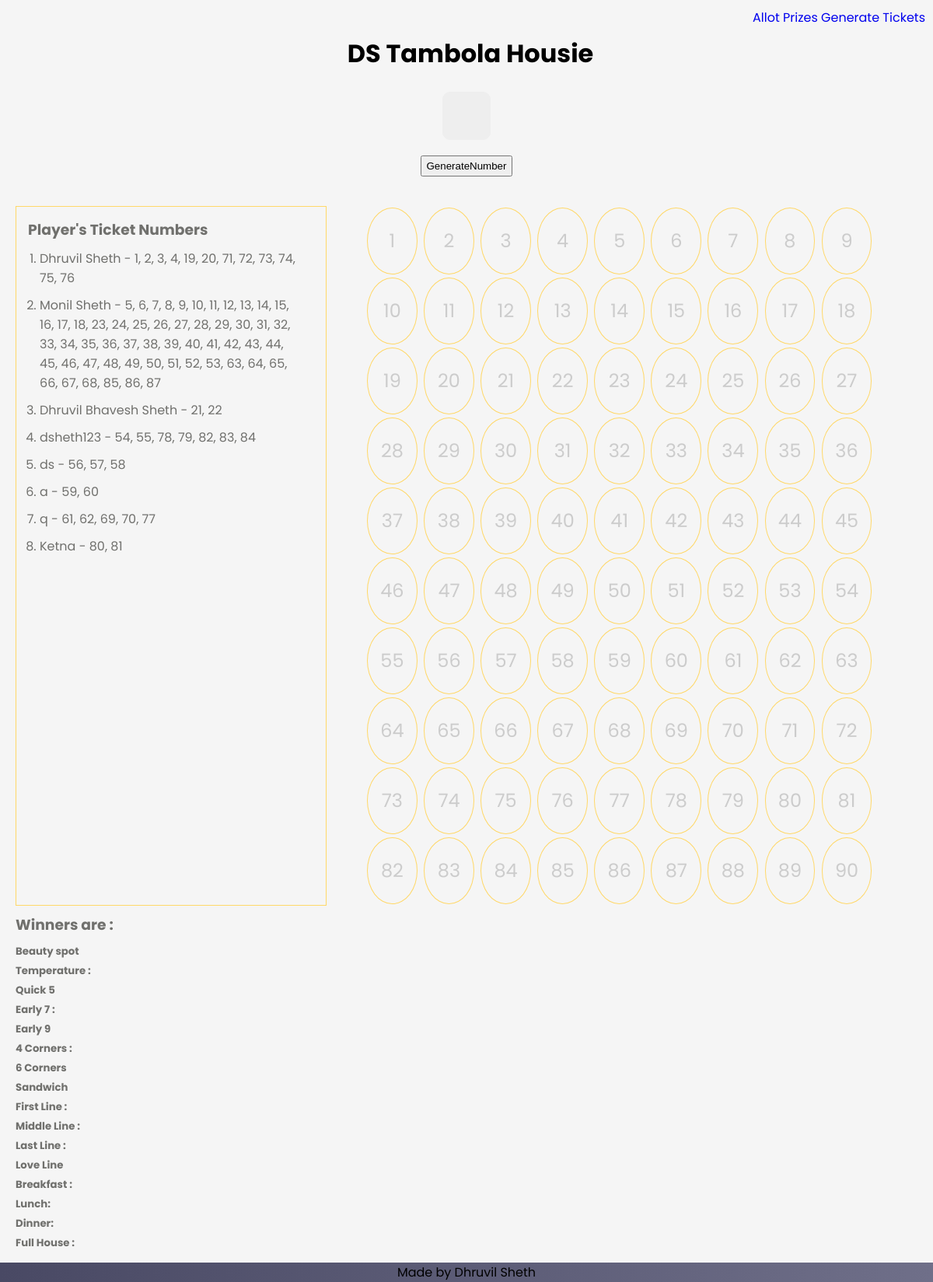
The page / on the database its author committed.
### app.py (models this page shows, shortened)
class Player(db.Model):
    player_id = db.Column(db.Integer, primary_key = True,  autoincrement=True)
    name = db.Column(db.String(50),nullable = False)
    contact = db.Column(db.String(10),nullable = False)
    tickets = db.relationship('Ticket', backref='player', lazy=True)

### app.py (the view)
@app.route('/',methods=['GET','POST'])
def index():
    print(request.method)
    if request.method == 'POST':
        if request.form['submit'] == 'GenerateNumber':
            newnum = GenerateRandomButton(board)
            board.append(newnum)
            return  redirect(url_for('index'))
    else:
        playerList = Player.query.join(Ticket).add_columns(Player.player_id,Player.name,Ticket.ticket_id)
        mapp=dict()
        for i in playerList:
            print(i[1],i[2],i[3])
            if i[2] in mapp:
                mapp[i[2]].append(str(i[3]))
            else:
                mapp[i[2]]=[str(i[3])]
        print(mapp)
    return render_template('index.html',board=board,len=len(board),players=mapp)

### Templates/index.html (shortened to what this page needs)
{% extends 'base.html' %}
{% block body %}
   <div class="container">
        <nav>
            <a href="{{ url_for('allotPrizes') }}">Allot Prizes</a>
            <a href="{{ url_for('genTickets') }}">Generate Tickets</a>
        </nav>
        <header>
        <h1>DS Tambola Housie</h1>
        </header>
        <div class="genBox">
            <div id="numberGen">{{board[len-1]}}</div>
            <div class="buttons">
                <form action="" method="POST">
                <input type="submit" id="submit" name="submit" value="GenerateNumber">
                </form>
            </div>
        </div>
        <div class="content">
            <div class="players">
                <h3>Player's Ticket Numbers</h3>
                <ol style="margin: 5px;">
                    {% for player in players %}
                    {% set mytkt = ', '.join(players[player]) %}
                    <li style="margin: 10px;">
                        {{player}} - {{mytkt}}
                    </li>
                    {% endfor %}
                </ol>
            </div>
            <div class="boardBox">
                <div class="num" id="num-1">1</div>
                <div class="num" id="num-2">2</div>
                <div class="num" id="num-3">3</div>
                <div class="num" id="num-4">4</div>
                <div class="num" id="num-5">5</div>
                <div class="num" id="num-6">6</div>
                <div class="num" id="num-7">7</div>
                <div class="num" id="num-8">8</div>
                <div class="num" id="num-9">9</div>
                <div class="num" id="num-10">10</div>
                <div class="num" id="num-11">11</div>
                <div class="num" id="num-12">12</div>
                <div class="num" id="num-13">13</div>
                <div class="num" id="num-14">14</div>
                <div class="num" id="num-15">15</div>
                <div class="num" id="num-16">16</div>
                <div class="num" id="num-17">17</div>
                <div class="num" id="num-18">18</div>
                <div class="num" id="num-19">19</div>
                <div class="num" id="num-20">20</div>
                <div class="num" id="num-21">21</div>
                <div class="num" id="num-22">22</div>
                <div class="num" id="num-23">23</div>
                <div class="num" id="num-24">24</div>
                <div class="num" id="num-25">25</div>
                <div class="num" id="num-26">26</div>
                <div class="num" id="num-27">27</div>
                <div class="num" id="num-28">28</div>
                <div class="num" id="num-29">29</div>
                <div class="num" id="num-30">30</div>
                <div class="num" id="num-31">31</div>
                <div class="num" id="num-32">32</div>
                <div class="num" id="num-33">33</div>
                <div class="num" id="num-34">34</div>
                <div class="num" id="num-35">35</div>
                <div class="num" id="num-36">36</div>
                <div class="num" id="num-37">37</div>
                <div class="num" id="num-38">38</div>
                <div class="num" id="num-39">39</div>
                <div class="num" id="num-40">40</div>
                <div class="num" id="num-41">41</div>
                <div class="num" id="num-42">42</div>
                <div class="num" id="num-43">43</div>
                <div class="num" id="num-44">44</div>
                <div class="num" id="num-45">45</div>
                <div class="num" id="num-46">46</div>
                <div class="num" id="num-47">47</div>
                <div class="num" id="num-48">48</div>
                <div class="num" id="num-49">49</div>
                <div class="num" id="num-50">50</div>
                <div class="num" id="num-51">51</div>
                <div class="num" id="num-52">52</div>
                <div class="num" id="num-53">53</div>
                <div class="num" id="num-54">54</div>
                <div class="num" id="num-55">55</div>
                <div class="num" id="num-56">56</div>
                <div class="num" id="num-57">57</div>
                <div class="num" id="num-58">58</div>
                <div class="num" id="num-59">59</div>
                <div class="num" id="num-60">60</div>
                <div class="num" id="num-61">61</div>
                <div class="num" id="num-62">62</div>
                <div class="num" id="num-63">63</div>
                <div class="num" id="num-64">64</div>
                <div class="num" id="num-65">65</div>
                <div class="num" id="num-66">66</div>
                <div class="num" id="num-67">67</div>
                <div class="num" id="num-68">68</div>
                <div class="num" id="num-69">69</div>
                <div class="num" id="num-70">70</div>
                <div class="num" id="num-71">71</div>
                <div class="num" id="num-72">72</div>
                <div class="num" id="num-73">73</div>
                <div class="num" id="num-74">74</div>
                <div class="num" id="num-75">75</div>
                <div class="num" id="num-76">76</div>
                <div class="num" id="num-77">77</div>
                <div class="num" id="num-78">78</div>
                <div class="num" id="num-79">79</div>
                <div class="num" id="num-80">80</div>
                <div class="num" id="num-81">81</div>
                <div class="num" id="num-82">82</div>
                <div class="num" id="num-83">83</div>
                <div class="num" id="num-84">84</div>
                <div class="num" id="num-85">85</div>
                {% if 86 in board %}
                <div class="num" id="num-86" style="background-color: brown; color: white;">86</div>
                {% else %}
                <div class="num" id="num-86">86</div>
                {% endif %}
                <div class="num" id="num-87">87</div>
                <div class="num" id="num-88">88</div>
                <div class="num" id="num-89">89</div>
                <div class="num" id="num-90">90</div>
            </div>
        </div>
        <div class="winners">
            <h3>Winners are :</h3>
            <h5>Beauty spot</h5>
            <h5>Temperature :</h5>
            <h5>Quick 5</h5>
            <h5>Early 7 :</h5>
            <h5>Early 9</h5>
            <h5>4 Corners :</h5>
            <h5>6 Corners</h5>
            <h5>Sandwich</h5>
            <h5>First Line :</h5>
            <h5>Middle Line :</h5>
            <h5>Last Line :</h5>
            <h5>Love Line</h5>
            <h5>Breakfast :</h5>
            <h5>Lunch: </h5>
            <h5>Dinner: </h5>
            <h5>Full House :</h5>
        </div>
    </div>
    {% endblock %}

### Templates/base.html (shortened to what this page needs)
<!DOCTYPE html>
<html lang="en">
<head>
    <link rel="stylesheet" type="text/css" href="{{ url_for('static', filename='css/style.css') }}">
</head>
<body>
    {% block body %} {% endblock %}
</body>
<footer>Made by Dhruvil Sheth</footer>
</html>

### static/css/style.css (style rules this page uses)
* { margin: 0; padding: 0; box-sizing: border-box; }
body,button,header { font-family: 'Poppins', sans-serif; }
body { background: linear-gradient(to right,#494964,#6f6f89); display: flex; flex-direction: column; justify-content: center; align-items: center; }
nav { text-align: right; }
nav a { text-decoration: none; }
header { margin: 10px 0 20px 10px; }
header h1 { text-align: center; }
.container { width: 100%; background-color: whitesmoke; margin: auto; padding: 10px; }
input { padding: 4px 6px; margin: 8px 0; box-sizing: border-box; }
.content { display: flex; margin-top: 30px; max-width: 1400px; }
.players { max-width: 400px; margin-right: 50px; margin-left: 10px; padding: 15px; box-sizing: border-box; border: 1px solid #ffd868; color: rgb(112, 112, 109); }
.boardBox { max-width: 1000px; width: 100%; }
.genBox { background-color: whitesmoke; display: block; text-align: center; max-width: 300px; align-content: center; margin: 0 auto; }
.num { width: 9%; margin: 2px; padding: 2px; line-height: 80px; text-align: center; border: 1px solid #ffd868; display: inline-block; color: #CCC; font-size: 24px; border-radius: 100%; box-sizing: border-box; }
#numberGen { font-size: 50px; text-align: center; color: green; font-weight: bold; margin-top: 5px; margin-bottom: 5px; display: inline-block; background-color: #EEE; padding: 30px; border-radius: 10px; border: 1px solid #EEE; }
.winners { margin-top: 10px; padding: 10x; color: rgb(112, 112, 109); }
.winners h3 { margin: 10px; }
.winners h5 { margin: 5px 5px 5px 10px; }

### rows shown on the page
Player: name "Dhruvil Sheth", mytkt "1, 2, 3, 4, 19, 20, 71, 72, 73, 74, 75, 76"
Player: name "Monil Sheth", mytkt "5, 6, 7, 8, 9, 10, 11, 12, 13, 14, 15, 16, 17, 18, 23, 24, 25, 26, 27, 28, 29, 30, 31, 32, 33, 34, 35, 36, 37, 38, 39, 40, 41, 42, 43, 44, 45, 46, 47, 48, 49, 50, 51, 52, 53, 63, 64, 65, 66, 67, 68, 85, 86, 87"
Player: name "Dhruvil Bhavesh Sheth", mytkt "21, 22"
Player: name "dsheth123", mytkt "54, 55, 78, 79, 82, 83, 84"
Player: name "ds", mytkt "56, 57, 58"
Player: name "Ketna", mytkt "80, 81"

### other values the page prints
{{ player }} "a" "q"
{{ mytkt }} "59, 60" "61, 62, 69, 70, 77"
